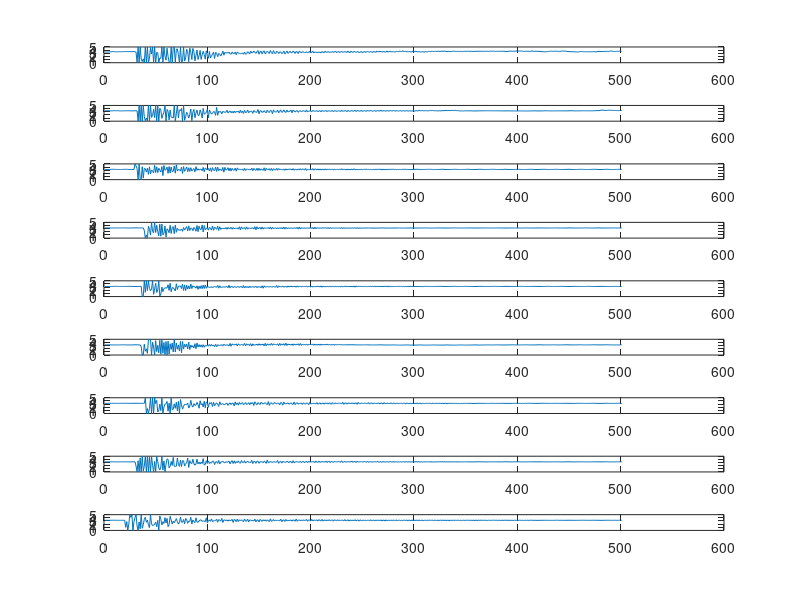

The MATLAB script that drew this image:
clc; clear;
spoon1 = load('ironcup_spoon_1.txt');
spoon2 = load('ironcup_spoon_2.txt');
spoon3 = load('ironcup_spoon_3.txt');
acrylic1 = load('ironcup_acrylic_1.txt');
acrylic2 = load('ironcup_acrylic_2.txt');
acrylic3 = load('ironcup_acrylic_3.txt');
al_ruler1 = load('ironcup_al_ruler_1.txt');
al_ruler2 = load('ironcup_al_ruler_2.txt');
al_ruler3 = load('ironcup_al_ruler_3.txt');

n = 500;
s = 860;
spoon1_cut = spoon1(s:s+n,:);
s = 850;
spoon2_cut = spoon2(s:s+n,:);
s = 740;
spoon3_cut = spoon3(s:s+n,:);
s = 1120;
acrylic1_cut = acrylic1(s:s+n,:);
s = 1000;
acrylic2_cut = acrylic2(s:s+n,:);
s = 840;
acrylic3_cut = acrylic3(s:s+n,:);
s = 1450;
al_ruler1_cut = al_ruler1(s:s+n,:);
s = 970;
al_ruler2_cut = al_ruler2(s:s+n,:);
s = 720;
al_ruler3_cut = al_ruler3(s:s+n,:);

figure;
subplot(9,1,1);
plot(spoon1_cut(:,2));
subplot(9,1,2);
plot(spoon2_cut(:,2));
subplot(9,1,3);
plot(spoon3_cut(:,2));
subplot(9,1,4);
plot(acrylic1_cut(:,2));
subplot(9,1,5);
plot(acrylic2_cut(:,2));
subplot(9,1,6);
plot(acrylic3_cut(:,2));
subplot(9,1,7);
plot(al_ruler1_cut(:,2));
subplot(9,1,8);
plot(al_ruler2_cut(:,2));
subplot(9,1,9);
plot(al_ruler3_cut(:,2));


save('cut_ironcup_spoon_1.txt','spoon1_cut','-ascii');
save('cut_ironcup_spoon_2.txt','spoon2_cut','-ascii');
save('cut_ironcup_spoon_3.txt','spoon3_cut','-ascii');
save('cut_ironcup_acrylic_1.txt','acrylic1_cut','-ascii');
save('cut_ironcup_acrylic_2.txt','acrylic2_cut','-ascii');
save('cut_ironcup_acrylic_3.txt','acrylic3_cut','-ascii');
save('cut_ironcup_al_ruler_1.txt','al_ruler1_cut','-ascii');
save('cut_ironcup_al_ruler_2.txt','al_ruler2_cut','-ascii');
save('cut_ironcup_al_ruler_3.txt','al_ruler3_cut','-ascii');